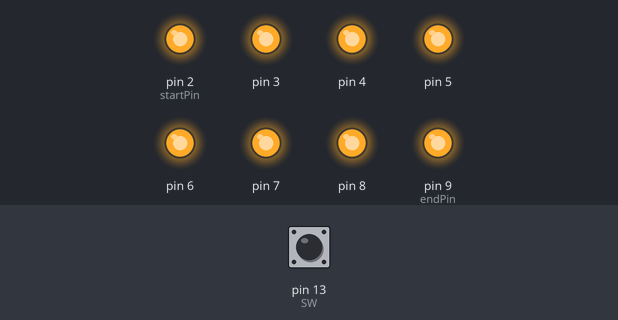
The sketch below on a simulated Arduino Uno, built with avr-gcc and run on an emulated ATmega328P. Shown: output pins drawn as LEDs (lit = HIGH). The inputs (shaded band) are chosen by the test bench; at power-on: pin 13 (SW) LOW.

Above: at 0.5 s.
At 4.15 s:
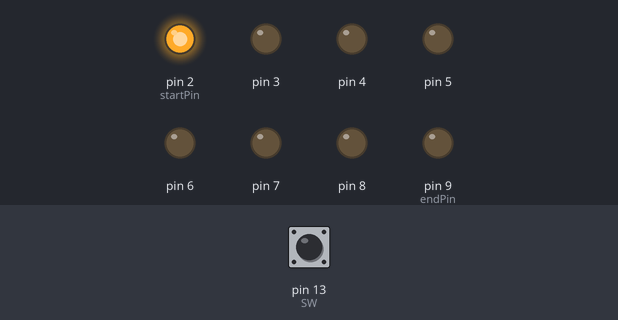
At 5.05 s:
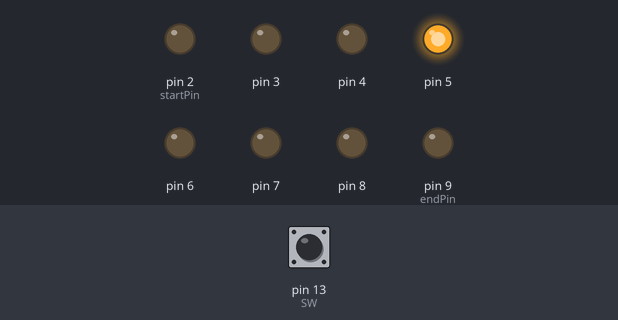
At 6.25 s:
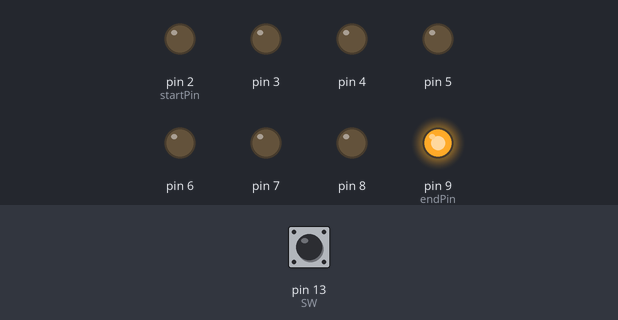
At 10.85 s:
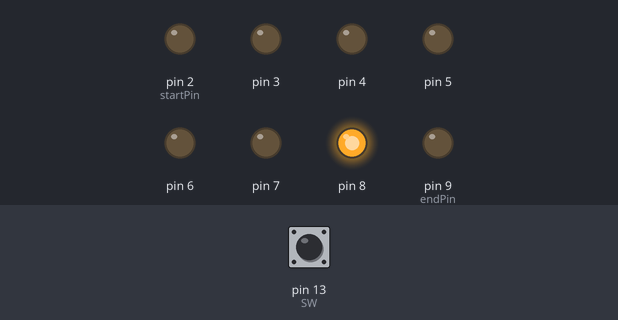
At 14.3 s:
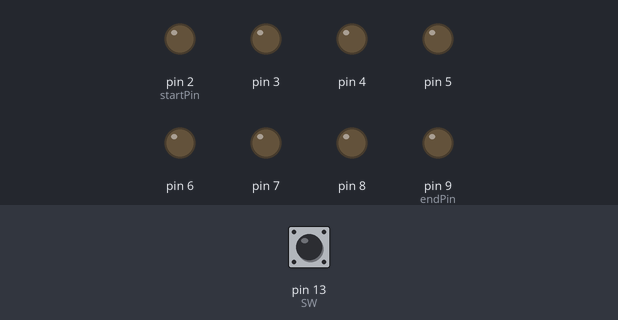
Timing chart, 0 to 16.6 s (numbered marks = the images above):
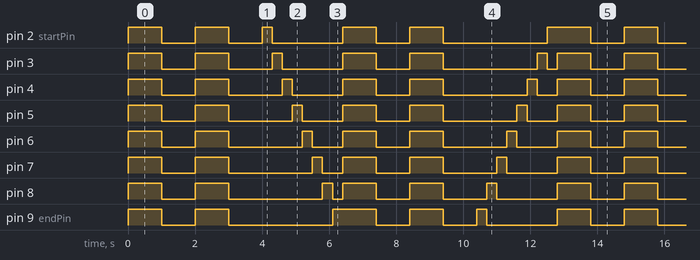

The sketch:

3.ino
```cpp
// (licence header left out)
const byte startPin = 2 ;
const byte endPin = 9;
const byte SW = 13;
void setup()
{
	for (byte i = startPin; i<= endPin; i++)
	{
		pinMode(i, OUTPUT);

	}
  pinMode(SW,INPUT);
}
/////////////////////////////////////////////
byte i,a;
byte lightPin = startPin;
/////////////////////////////////////////////
void loop()
{
boolean val = digitalRead(13);

if(val)
{

lightPin = startPin;
for(a=1;a<=8;a++)
{
// 所有 LED OFF
for (i=startPin; i<= endPin; i++) {
digitalWrite(i,LOW);
}
// 設定要點亮的 LED 位置
// 如果點亮的腳位編號小於結束腳位,

// 否則從頭開始
  digitalWrite(lightPin, HIGH);
if (lightPin < endPin) {
lightPin ++;
} else {
lightPin = startPin;
}
// 點亮 LED

delay (300);
}
//////////////////////
lightPin=endPin;

  for(a=1;a<=8;a++)
{
// 所有 LED OFF
for (i=endPin; i>= startPin; i--) {
digitalWrite(i,LOW);
}
// 設定要點亮的 LED 位置
// 如果點亮的腳位編號小於結束腳位,

// 否則從頭開始
  digitalWrite(lightPin, HIGH);
if (lightPin > startPin) {
lightPin --;
} else {
lightPin = endPin;
}
// 點亮 LED

delay (300);
}
}//if-------------------------------
else
{
lightPin = startPin;

for (i=startPin; i<=endPin; i++)
{
	digitalWrite(i,HIGH);

}
delay(1000);
for (i=startPin; i<= endPin; i++)
{
	digitalWrite(i,LOW);

}
delay(1000);
  for (i=startPin; i<=endPin; i++)
{
	digitalWrite(i,HIGH);

}
delay(1000);
for (i=startPin; i<= endPin; i++)
{
	digitalWrite(i,LOW);

}
delay(1000);
for(a=1;a<=8;a++)
{
// 所有 LED OFF


for (i=startPin; i<= endPin; i++)
{
	digitalWrite(i,LOW);
}
// 設定要點亮的 LED 位置
// 如果點亮的腳位編號小於結束腳位,

// 否則從頭開始
  digitalWrite(lightPin, HIGH);
if (lightPin < endPin) {
lightPin ++;
} else {
lightPin = startPin;
}
// 點亮 LED

delay (300);
}
//////////////////////
for (i=startPin; i<=endPin; i++)
{
	digitalWrite(i,HIGH);

}
delay(1000);
for (i=startPin; i<= endPin; i++)
{
	digitalWrite(i,LOW);

}
delay(1000);
  for (i=startPin; i<=endPin; i++)
{
	digitalWrite(i,HIGH);

}
delay(1000);
for (i=startPin; i<= endPin; i++)
{
	digitalWrite(i,LOW);

}
delay(1000);
//////////////////////
lightPin=endPin;

  for(a=1;a<=8;a++)
{
// 所有 LED OFF
for (i=endPin; i>= startPin; i--) {
digitalWrite(i,LOW);
}
// 設定要點亮的 LED 位置
// 如果點亮的腳位編號小於結束腳位,

// 否則從頭開始
  digitalWrite(lightPin, HIGH);
if (lightPin > startPin) {
lightPin --;
} else {
lightPin = endPin;
}
// 點亮 LED

delay (300);
}


}//else-------------------------------------------------------


}//out---------------------------------
```

Measured:
- by itself, pin 9 (endPin): repeats every 12.8 s: LOW 1.0 s, HIGH 1.0 s, LOW 3.1 s, HIGH 1.3 s, LOW 1.0 s, HIGH 1.0 s, LOW 1.0 s, HIGH 0.30 s, LOW 2.1 s, HIGH 1.0 s
- by itself, pin 2 (startPin): repeats every 12.8 s: LOW 1.0 s, HIGH 1.0 s, LOW 1.0 s, HIGH 0.30 s, LOW 2.1 s, HIGH 1.0 s, LOW 1.0 s, HIGH 1.0 s, LOW 3.1 s, HIGH 1.3 s
- by itself, everything shown: repeats every 12.8 s, in 24 steps
